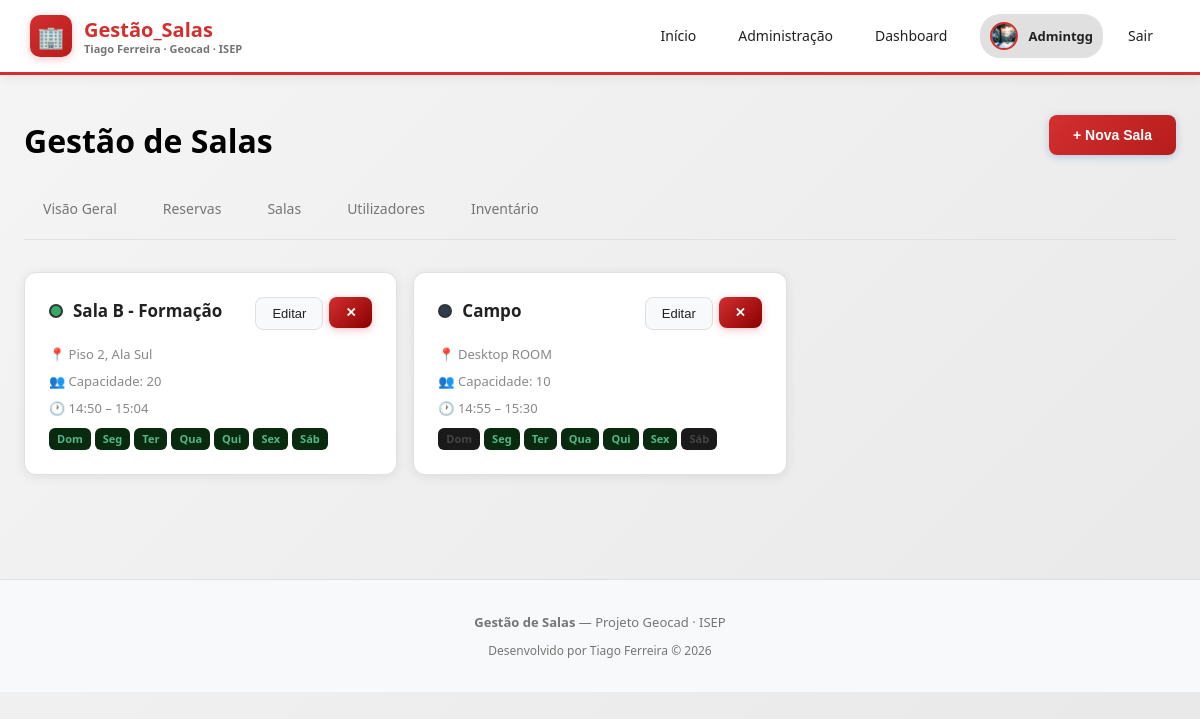
The page /admin/rooms (signed in) on the database its author committed.
### app/models.py (models this page shows)
class User(Base):
    __tablename__ = "users"
    id       = Column(Integer, primary_key=True, index=True)
    name     = Column(String, nullable=False)
    email    = Column(String, unique=True, nullable=False)
    password = Column(String, nullable=False)
    role     = Column(String, default="user")
    avatar   = Column(String, default="")  # Caminho para a foto de perfil
    reservations = relationship("Reservation", back_populates="user")

class Room(Base):
    __tablename__ = "rooms"
    id         = Column(Integer, primary_key=True, index=True)
    name       = Column(String, nullable=False)
    capacity   = Column(Integer, nullable=False)
    location   = Column(String, nullable=False)
    color      = Column(String, default="#e85d04")
    start_time = Column(String, nullable=False)        # ex: "08:00"
    end_time   = Column(String, nullable=False)        # ex: "18:00"
    work_days  = Column(String, default="1,2,3,4,5")  # dias da semana separados por vírgula
    reservations = relationship("Reservation", back_populates="room")
    equipment = relationship("Equipment", back_populates="room")

### app/routers/admin.py (the view)
@router.get("/rooms")
async def rooms(request: Request, db=Depends(get_db)):
    user = require_admin(request, db)
    rooms = db.query(models.Room).all()
    return request.app.state.templates.TemplateResponse(
        "admin_rooms.html",
        {"request": request, "user": user, "rooms": rooms, "error": None},
    )

### app/templates/admin_rooms.html (shortened to what this page needs)
{% extends "base.html" %}
{% block content %}
<div class="container">
  <div style="display: flex; justify-content: space-between; align-items: flex-start; flex-wrap: wrap; gap: 16px; margin-bottom: 12px;">
    <div>
      <h1 class="page-title">Gestão de Salas</h1>
    </div>
    <button class="btn btn-primary" onclick="openModal('modal-create-room')">+ Nova Sala</button>
  </div>
  <div class="admin-tabs">
    <a class="admin-tab" href="/admin">Visão Geral</a>
    <a class="admin-tab" href="/admin/reservations">Reservas</a>
    <a class="admin-tab" href="/admin/rooms">Salas</a>
    <a class="admin-tab" href="/admin/users">Utilizadores</a>
    <a class="admin-tab" href="/admin/inventory">Inventário</a>
  </div>
  {% if rooms %}
    <div style="display: grid; grid-template-columns: repeat(auto-fill, minmax(320px, 1fr)); gap: 16px;">
    {% for room in rooms %}
      <div class="card">
        <div style="display: flex; justify-content: space-between; align-items: flex-start; margin-bottom: 14px;">
          <div style="display: flex; align-items: center; gap: 10px;">
            <div style="width: 14px; height: 14px; border-radius: 50%; background: {{ room.color }}; border: 2px solid #333;"></div>
            <span style="font-weight: 700; font-size: 17px;">{{ room.name }}</span>
          </div>
          <div style="display: flex; gap: 6px;">
            <button class="btn btn-secondary btn-sm" onclick="openModal('modal-edit-{{ room.id }}')">Editar</button>
            <form method="post" action="/admin/rooms/delete/{{ room.id }}" style="display:inline;" onsubmit="return confirm('Eliminar sala?')">
              <button class="btn btn-danger btn-sm" type="submit">✕</button>
            </form>
          </div>
        </div>
        <div style="display: flex; flex-direction: column; gap: 6px; font-size: 13px; color: #888;">
          <div>📍 {{ room.location }}</div>
          <div>👥 Capacidade: {{ room.capacity }}</div>
          <div>🕐 {{ room.start_time }} – {{ room.end_time }}</div>
          <div style="display: flex; gap: 4px; flex-wrap: wrap; margin-top: 4px;">
            {% set day_names = ['Dom','Seg','Ter','Qua','Qui','Sex','Sáb'] %}
            {% set work_list = room.work_days.split(',') %}
            {% for i in range(7) %}
              {% set bg_color = '#0a2a10' if (i|string) in work_list else '#1a1a1a' %}
              {% set text_color = '#52b788' if (i|string) in work_list else '#444' %}
              <span style="padding: 2px 8px; border-radius: 6px; font-size: 11px; font-weight: 700; background: {{ bg_color }}; color: {{ text_color }};">
                {{ day_names[i] }}
              </span>
            {% endfor %}
          </div>
        </div>
      </div>
            {% set day_names2 = ['Dom','Seg','Ter','Qua','Qui','Sex','Sáb'] %}
            {% set work_list2 = room.work_days.split(',') %}
    {% endfor %}
  </div>
  {% endif %}
</div>
{% endblock %}

### app/templates/base.html (shortened to what this page needs)
<!DOCTYPE html>
<html lang="pt">
<head>
</head>
<body>
  <header class="header">
    <a href="/" class="logo">
      <div class="logo-icon">🏢</div>
      <div style="display: flex; flex-direction: column; line-height: 1.2;">
        <span style="font-weight: 700;">Gestão_Salas</span>
        <span style="font-size: 11px; color: var(--text-muted);">Tiago Ferreira · Geocad · ISEP</span>
      </div>
    </a>
    <nav class="nav">
      <a href="/">Início</a>
      {% if user %}
        {% if user.role == 'admin' %}
          <a href="/admin">Administração</a>
          <a href="/dashboard">Dashboard</a>
        {% else %}
          <a href="/dashboard">Dashboard</a>
          <a href="/user">A Minha Conta</a>
        {% endif %}
        <div style="display: flex; align-items: center; gap: 10px; margin-left: 8px; padding: 4px 10px; background: var(--border); border-radius: 20px;">
          {% if user.avatar %}
            <img src="{{ user.avatar }}" alt="{{ user.name }}"
                 style="width: 28px; height: 28px; border-radius: 50%; object-fit: cover; border: 2px solid var(--primary);">
          {% else %}
            <div style="width: 28px; height: 28px; border-radius: 50%; background: linear-gradient(135deg, var(--primary), var(--primary-hover));
                        display: flex; align-items: center; justify-content: center;
                        font-size: 13px; font-weight: 700; color: white;">
              {{ user.name[0].upper() }}
            </div>
          {% endif %}
          <span style="font-size: 13px; font-weight: 600;">{{ user.name }}</span>
        </div>
        <a href="/logout">Sair</a>
      {% else %}
        <a href="/login" class="btn btn-primary">Entrar</a>
      {% endif %}
    </nav>
  </header>
  <main>
    {% block content %}{% endblock %}
  </main>
  <footer class="footer">
    <div style="margin-bottom: 8px;">
      <strong>Gestão de Salas</strong> — Projeto Geocad · ISEP
    </div>
    <div style="color: var(--text-muted); font-size: 12px;">
      Desenvolvido por Tiago Ferreira &copy; 2026
    </div>
  </footer>
</body>
</html>

### app/templates/base.html (style rules this page uses)
:root { --primary: #D32F2F; --primary-hover: #B71C1C; --primary-light: rgba(211, 47, 47, 0.1); --primary-gradient: linear-gradient(135deg, #D32F2F 0%, #B71C1C 100%); --bg: #F5F5F5; --bg-gradient: linear-gradient(135deg, #F5F5F5 0%, #E8E8E8 100%); --card: #FFFFFF; --card-hover: #FAFAFA; --danger: #D32F2F; --danger-hover: #8B0000; --border: #E0E0E0; --border-light: #F0F0F0; --text: #212121; --text-muted: #757575; --text-dark: #000000; --text-light: #FFFFFF; --success: #388E3C; --success-bg: rgba(56, 142, 60, 0.1); --warning: #F57C00; --shadow: 0 4px 20px rgba(211, 47, 47, 0.15); --shadow-card: 0 2px 12px rgba(0, 0, 0, 0.08); --shadow-hover: 0 8px 30px rgba(211, 47, 47, 0.2); }
* { margin: 0; padding: 0; box-sizing: border-box; }
body { font-family: 'Segoe UI', system-ui, -apple-system, sans-serif; background: var(--bg-gradient); color: var(--text); min-height: 100vh; line-height: 1.6; }
.header { background: var(--card); border-bottom: 3px solid var(--primary); padding: 14px 30px; display: flex; justify-content: space-between; align-items: center; flex-wrap: wrap; gap: 12px; position: sticky; top: 0; z-index: 100; box-shadow: 0 2px 12px rgba(0, 0, 0, 0.08); }
.logo { display: flex; align-items: center; gap: 12px; font-size: 20px; font-weight: 700; text-decoration: none; color: var(--primary); transition: transform 0.2s; }
.logo-icon { width: 42px; height: 42px; background: var(--primary-gradient); border-radius: 10px; display: flex; align-items: center; justify-content: center; font-size: 22px; box-shadow: 0 2px 8px rgba(230, 57, 70, 0.3); }
.nav { display: flex; gap: 8px; flex-wrap: wrap; }
.nav a, .nav button { padding: 10px 16px; border-radius: 8px; text-decoration: none; color: var(--text); font-size: 14px; font-weight: 500; background: transparent; border: 1px solid transparent; cursor: pointer; transition: all 0.2s ease; }
.container { max-width: 1200px; margin: 0 auto; padding: 40px 24px; }
.card { background: var(--card); border: 1px solid var(--border); border-radius: 12px; padding: 24px; transition: all 0.2s ease; box-shadow: var(--shadow-card); }
.page-title { font-size: 32px; font-weight: 700; margin-bottom: 8px; color: var(--text-dark); }
.btn { padding: 12px 24px; border-radius: 8px; border: none; font-size: 14px; font-weight: 600; cursor: pointer; display: inline-flex; align-items: center; gap: 8px; transition: all 0.2s ease; text-decoration: none; position: relative; overflow: hidden; }
.btn-primary { background: var(--primary-gradient); color: #ffffff !important; font-weight: 600; box-shadow: 0 2px 8px rgba(0, 86, 179, 0.25); }
.btn-secondary { background: #f8f9fa; color: var(--text) !important; font-weight: 500; border: 1px solid var(--border); }
.btn-danger { background: linear-gradient(135deg, var(--danger) 0%, var(--danger-hover) 100%); color: #ffffff !important; font-weight: 600; box-shadow: 0 2px 8px rgba(220, 53, 69, 0.3); }
.btn-sm { padding: 8px 16px; font-size: 13px; }
.admin-tabs { display: flex; gap: 8px; margin-bottom: 32px; flex-wrap: wrap; padding-bottom: 8px; border-bottom: 1px solid var(--border); }
.admin-tab { padding: 10px 18px; border-radius: 8px; text-decoration: none; color: var(--text-muted); font-size: 14px; font-weight: 500; background: transparent; border: 1px solid transparent; transition: all 0.2s ease; }
.footer { text-align: center; padding: 32px; color: var(--text-muted); font-size: 13px; border-top: 1px solid var(--border); margin-top: 64px; background: #f8f9fa; }

### rows shown on the page
User: avatar (picture), name "Admintgg"
Room: name "Sala B - Formação", location "Piso 2, Ala Sul", capacity "20", start_time "14:50", end_time "15:04", day_names "Dom" "Seg" "Ter" "Qua" "Qui" "Sex" "Sáb"
Room: name "Campo", location "Desktop ROOM", capacity "10", start_time "14:55", end_time "15:30", day_names "Dom" "Seg" "Ter" "Qua" "Qui" "Sex" "Sáb"
